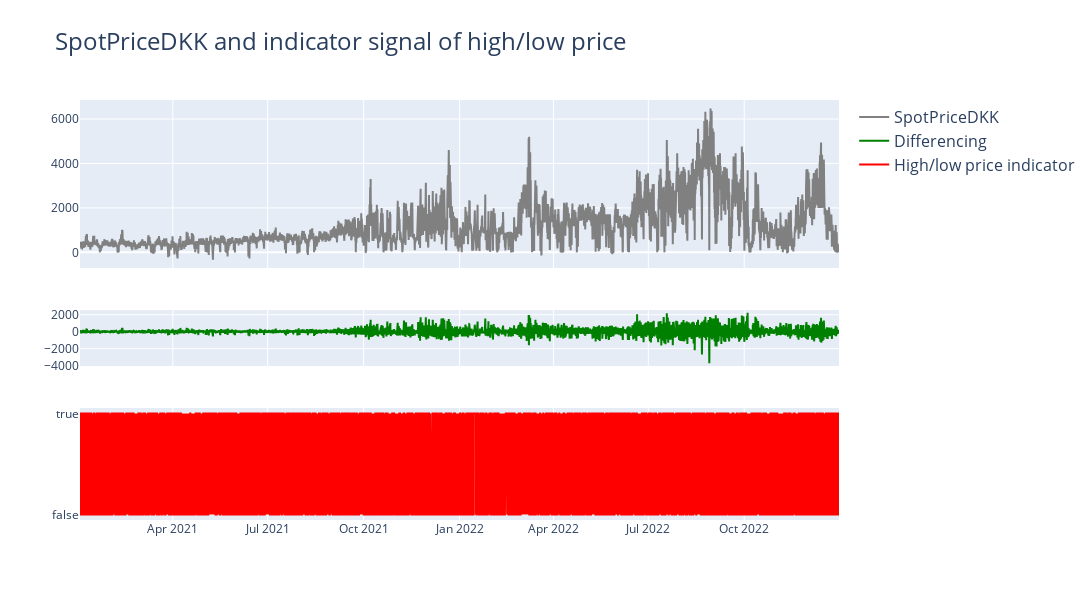

Here is the notebook cell this chart was saved with:
### Markdown cell above
In the below figure, the raw price signal, the "differenced" signal and the high/low indicator signal is shown. What is clearly seen is the heteroscedastic noise present in the price signal - this is very clear from the differenced signal. Furthermore, it can be seen that the high-low indicator is quite fluctuative, suggesting that we pick up various price levels even though time evolves and the absolute price level increases.

### Code cell
fig = make_subplots(rows=3, cols=1, row_heights=[3,1,2], shared_xaxes=True)
# Spot price
fig.add_trace(go.Scatter(x=np.array(DK1_dataset['StartTimeUTC']), y=DK1_dataset['SpotPriceDKK'], name='SpotPriceDKK',
                            marker_color='gray', legendgroup='group1', showlegend=True), row=1, col=1)
# Differenced time series
fig.add_trace(go.Scatter(x=np.array(DK1_dataset['StartTimeUTC']), y=DK1_dataset['differenced_price'], name='Differencing',
                            marker_color='green', legendgroup='group1', showlegend=True), row=2, col=1)
# High/low price indicator
fig.add_trace(go.Scatter(x=np.array(DK1_dataset['StartTimeUTC']), y=DK1_dataset['low_high_indicator'], name='High/low price indicator',
                            marker_color='red', legendgroup='group1', showlegend=True), row=3, col=1)

# update layout
fig.update_layout(height=600, width=1600, title_text="SpotPriceDKK and indicator signal of high/low price", title_font_size=24, legend=dict(font=dict(size=16)))
fig.show()

### Figure 1 — Plotly figure (JSON) as saved in the notebook; plotly's stock layout.template omitted (floating-point values rounded to 4 significant figures; data arrays with more than 128 entries replaced by an {"elided": "..."} marker saying what was removed)
{"data": [{"legendgroup": "group1", "marker": {"color": "gray"}, "name": "SpotPriceDKK", "showlegend": true, "type": "scatter", "x": {"elided": "17469 str values"}, "xaxis": "x", "y": {"elided": "17469 float values"}, "yaxis": "y"}, {"legendgroup": "group1", "marker": {"color": "green"}, "name": "Differencing", "showlegend": true, "type": "scatter", "x": {"elided": "17469 str values"}, "xaxis": "x2", "y": {"elided": "17469 float values"}, "yaxis": "y2"}, {"legendgroup": "group1", "marker": {"color": "red"}, "name": "High/low price indicator", "showlegend": true, "type": "scatter", "x": {"elided": "17469 str values"}, "xaxis": "x3", "y": {"elided": "17469 bool values"}, "yaxis": "y3"}], "layout": {"height": 600, "legend": {"font": {"size": 16}}, "title": {"font": {"size": 24}, "text": "SpotPriceDKK and indicator signal of high/low price"}, "width": 1600, "xaxis": {"anchor": "y", "domain": [0, 1], "matches": "x3", "showticklabels": false}, "xaxis2": {"anchor": "y2", "domain": [0, 1], "matches": "x3", "showticklabels": false}, "xaxis3": {"anchor": "y3", "domain": [0, 1]}, "yaxis": {"anchor": "x", "domain": [0.6, 1]}, "yaxis2": {"anchor": "x2", "domain": [0.3667, 0.5]}, "yaxis3": {"anchor": "x3", "domain": [0, 0.2667]}}}
